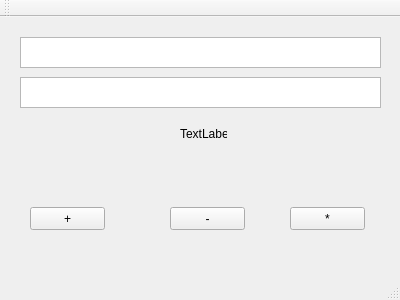
<?xml version="1.0" encoding="UTF-8"?>
<ui version="4.0">
 <class>MainWindow</class>
 <widget class="QMainWindow" name="MainWindow">
  <property name="geometry">
   <rect>
    <x>0</x>
    <y>0</y>
    <width>400</width>
    <height>300</height>
   </rect>
  </property>
  <property name="windowTitle">
   <string>Calculator</string>
  </property>
  <widget class="QWidget" name="centralWidget">
   <widget class="QLabel" name="label">
    <property name="geometry">
     <rect>
      <x>180</x>
      <y>110</y>
      <width>47</width>
      <height>13</height>
     </rect>
    </property>
    <property name="text">
     <string>TextLabel</string>
    </property>
   </widget>
   <widget class="QPushButton" name="addButton">
    <property name="geometry">
     <rect>
      <x>30</x>
      <y>190</y>
      <width>75</width>
      <height>23</height>
     </rect>
    </property>
    <property name="text">
     <string>+</string>
    </property>
   </widget>
   <widget class="QPushButton" name="multButton">
    <property name="geometry">
     <rect>
      <x>290</x>
      <y>190</y>
      <width>75</width>
      <height>23</height>
     </rect>
    </property>
    <property name="text">
     <string>*</string>
    </property>
   </widget>
   <widget class="QPushButton" name="subButton">
    <property name="geometry">
     <rect>
      <x>170</x>
      <y>190</y>
      <width>75</width>
      <height>23</height>
     </rect>
    </property>
    <property name="text">
     <string>-</string>
    </property>
   </widget>
   <widget class="QTextEdit" name="lhsText">
    <property name="geometry">
     <rect>
      <x>20</x>
      <y>20</y>
      <width>361</width>
      <height>31</height>
     </rect>
    </property>
   </widget>
   <widget class="QTextEdit" name="rhsText">
    <property name="geometry">
     <rect>
      <x>20</x>
      <y>60</y>
      <width>361</width>
      <height>31</height>
     </rect>
    </property>
   </widget>
  </widget>
  <widget class="QMenuBar" name="menuBar">
   <property name="geometry">
    <rect>
     <x>0</x>
     <y>0</y>
     <width>400</width>
     <height>21</height>
    </rect>
   </property>
  </widget>
  <widget class="QToolBar" name="mainToolBar">
   <attribute name="toolBarArea">
    <enum>TopToolBarArea</enum>
   </attribute>
   <attribute name="toolBarBreak">
    <bool>false</bool>
   </attribute>
  </widget>
  <widget class="QStatusBar" name="statusBar"/>
 </widget>
 <layoutdefault spacing="6" margin="11"/>
 <resources/>
 <connections/>
</ui>
